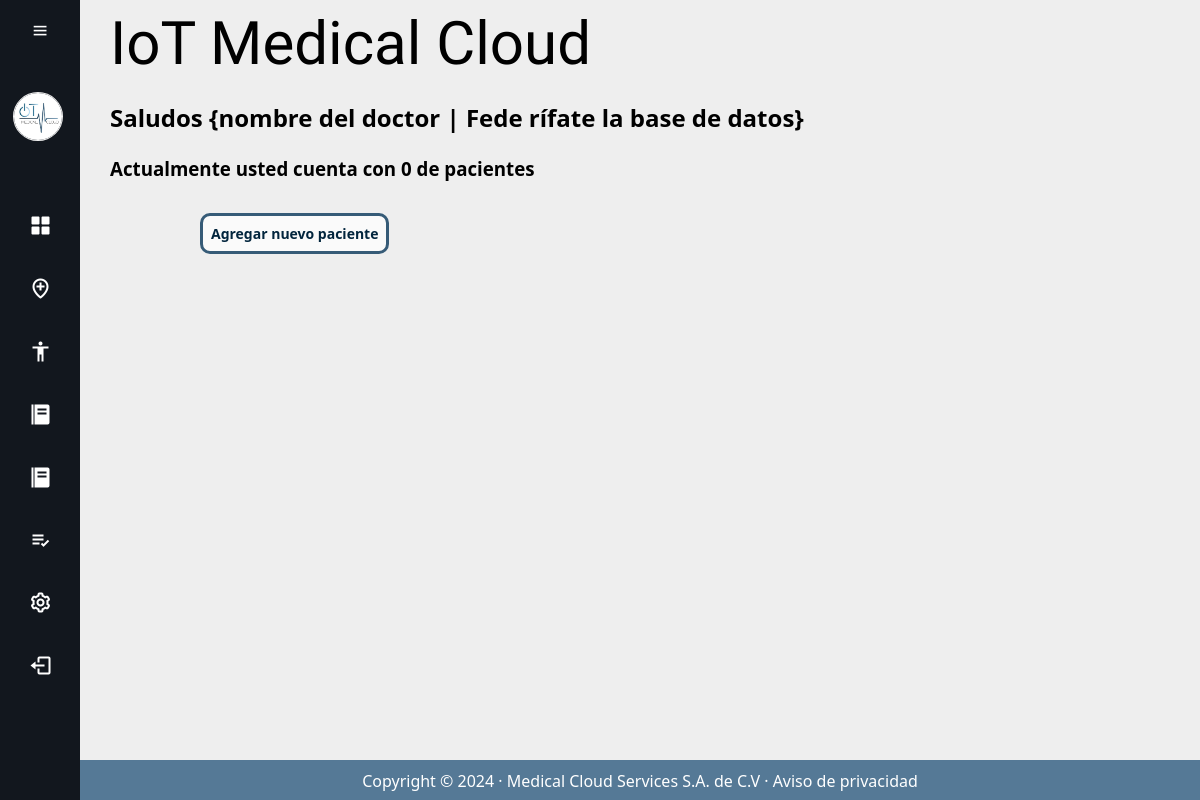
Before: /pacientes/ with the older database file.
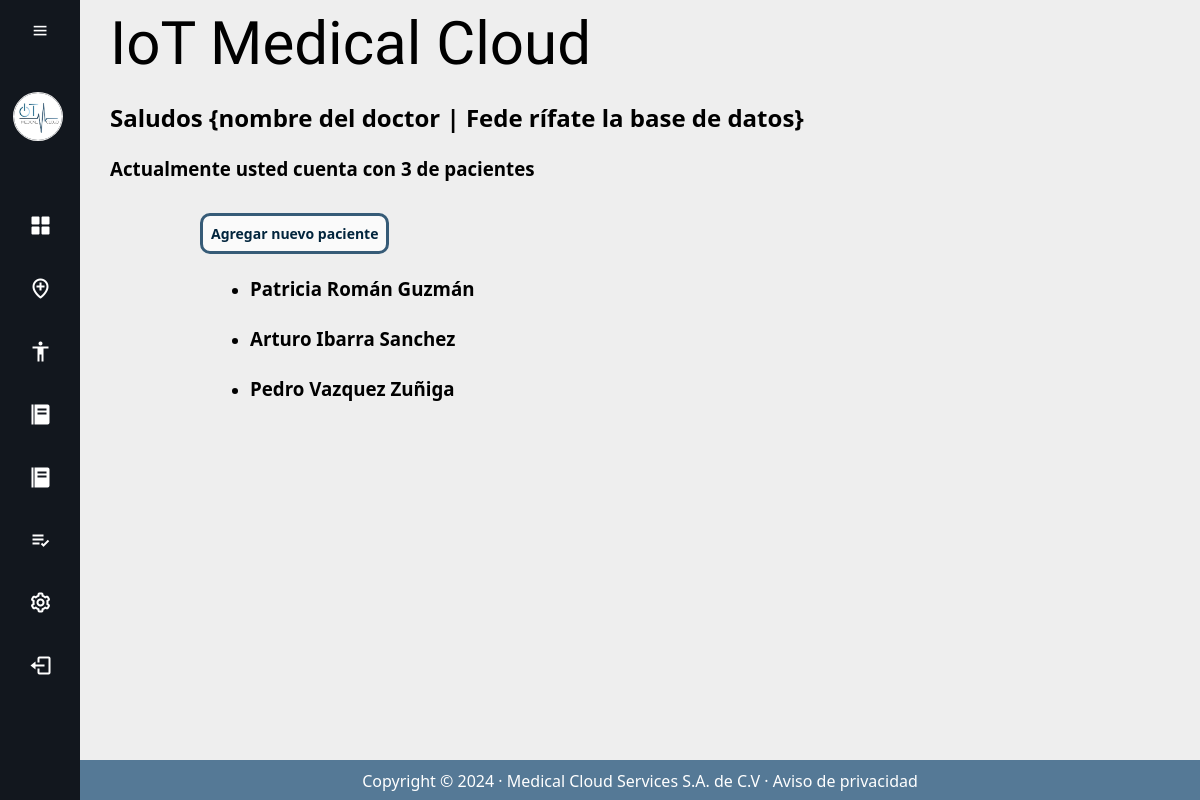
After: the same page with the newer database file.
### IoTCloud/models.py (models this page shows, shortened)
class Paciente(models.Model):
    nombre = models.CharField(max_length=40, verbose_name='Nombre')
    apellidopaterno = models.CharField(max_length=30, verbose_name='Apellido paterno')
    apellidomaterno = models.CharField(max_length=30, verbose_name='Apellido materno')
    ingreso = models.DateTimeField(auto_now_add=True, verbose_name="Fecha de ingreso")
    updated = models.DateTimeField(auto_now=True, verbose_name="Ultima modificación")
    class Meta:
        verbose_name = "Paciente"
        verbose_name_plural = "Pacientes"
        ordering = ["-ingreso"]  # puting a '-' indicates to go from newer to older

### IoTCloud/views.py (the view)
# urls.py: path('pacientes/', Pacientes.as_view(), name='Pacientes'),
class Pacientes(ListView):
    template_name = 'iot_temp/pacientes.html'
    model = Paciente
    context_object_name = 'pacientes'
    def get_context_data(self, **kwargs):
        context = super().get_context_data(**kwargs)
        context['conteo'] = context['pacientes'].count()
        return context

### IoTCloud/templates/iot_temp/pacientes.html (shortened to what this page needs)
{% extends 'iot_temp/Main_script.html' %}
{% load static %}
    {% block style %}
    <link rel="stylesheet" href="{% static 'IoTCloud/css/StylesPacientes.css' %}">
    {% endblock %}
{% block content %}
<div class="Pacientes">
    <h2> Saludos {nombre del doctor | Fede rífate la base de datos} </h2>
    <br>
    <h3> Actualmente usted cuenta con {{conteo}} de pacientes </h3>
    <br>
    <div class="zona_lista">
        <a href="{% url 'PacienteNuevo' %}">
            <input class="boton_pacientes" type="submit" value="Agregar nuevo paciente">
        </a>
        <br>
        <br>
        <div class="list_px">
            {% for paciente in object_list %}
            <ul>
                <li>
                    <h3> {{paciente.nombre}} {{paciente.apellidopaterno}} {{paciente.apellidomaterno}}</h3>
                </li>
            </ul>
            {% endfor %}
        </div>
    </div>
</div>
{% endblock%}

Changed rows visible on the page:
added Paciente: nombre "Patricia", apellidopaterno "Román", apellidomaterno "Guzmán"
added Paciente: nombre "Arturo", apellidopaterno "Ibarra", apellidomaterno "Sanchez"
added Paciente: nombre "Pedro", apellidopaterno "Vazquez", apellidomaterno "Zuñiga"
Other visible differences:
{{ conteo }}: "0" → "3"
